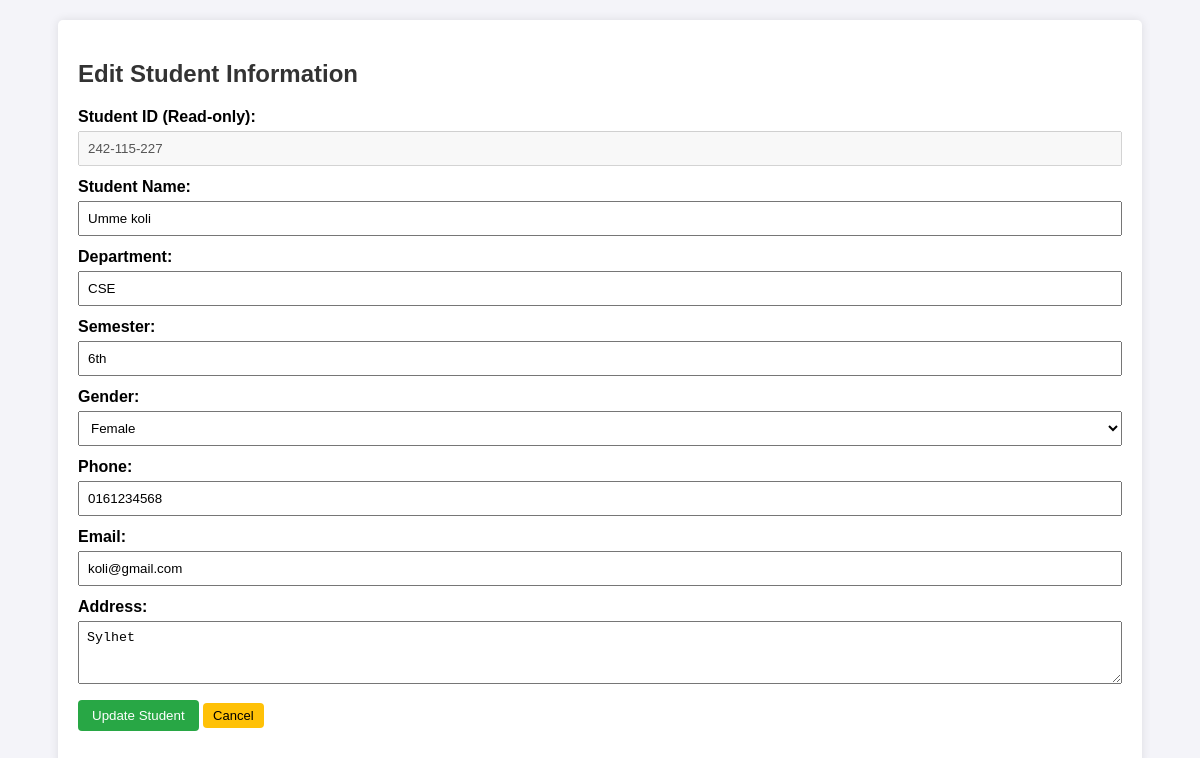
The app's page /edit.php?id=242-115-227 with its own data.
### tables this page shows
CREATE TABLE `students` (
  `id` INT(11) NOT NULL AUTO_INCREMENT,
  `student_id` VARCHAR(50) NOT NULL,
  `student_name` VARCHAR(100) NOT NULL,
  `department` VARCHAR(50) NOT NULL,
  `semester` VARCHAR(20) NOT NULL,
  `gender` VARCHAR(10) NOT NULL,
  `phone` VARCHAR(20) NOT NULL,
  `email` VARCHAR(100) NOT NULL,
  `address` TEXT DEFAULT NULL,
  PRIMARY KEY (`id`),
  UNIQUE KEY `student_id` (`student_id`)
);

### edit.php (the view, shortened to what this page needs)
<?php
require_once 'config.php';
if (isset($_GET['id'])) {
    $student_id = mysqli_real_escape_string($conn, $_GET['id']);
    $query = "SELECT * FROM students WHERE student_id = '$student_id'";
    $result = mysqli_query($conn, $query);
    $student = mysqli_fetch_assoc($result);
}
?>
<!DOCTYPE html>
<html>
<head>
    <link rel="stylesheet" href="css/style.css">
</head>
<body>
<div class="container">
    <h2>Edit Student Information</h2>
    <form method="POST">
        <div class="form-group">
            <label>Student ID (Read-only):</label>
            <input type="text" value="<?php echo $student['student_id']; ?>" disabled>
        </div>
        <div class="form-group">
            <label>Student Name:</label>
            <input type="text" name="student_name" value="<?php echo $student['student_name']; ?>" required>
        </div>
        <div class="form-group">
            <label>Department:</label>
            <input type="text" name="department" value="<?php echo $student['department']; ?>" required>
        </div>
        <div class="form-group">
            <label>Semester:</label>
            <input type="text" name="semester" value="<?php echo $student['semester']; ?>" required>
        </div>
        <div class="form-group">
            <label>Gender:</label>
            <select name="gender" required>
                <option value="Female" <?php if($student['gender'] == 'Female') echo 'selected'; ?>>Female</option>
            </select>
        </div>
        <div class="form-group">
            <label>Phone:</label>
            <input type="text" name="phone" value="<?php echo $student['phone']; ?>" required>
        </div>
        <div class="form-group">
            <label>Email:</label>
            <input type="email" name="email" value="<?php echo $student['email']; ?>" required>
        </div>
        <div class="form-group">
            <label>Address:</label>
            <textarea name="address" rows="3"><?php echo $student['address']; ?></textarea>
        </div>
        <button type="submit" class="btn">Update Student</button>
        <a href="index.php" class="btn btn-warning">Cancel</a>
    </form>
</div>
</body>
</html>

### style.css (style rules this page uses)
body { font-family: Arial, sans-serif; margin: 20px; background-color: #f4f4f9; }
.container { width: 90%; margin: auto; background: #fff; padding: 20px; border-radius: 5px; box-shadow: 0 0 10px rgba(0,0,0,0.1); }
h2 { color: #333; margin-bottom: 20px; }
.btn { background: #28a745; color: white; padding: 8px 14px; border: none; cursor: pointer; text-decoration: none; border-radius: 4px; display: inline-block; margin-bottom: 15px; }
.btn-warning { background: #ffc107; color: #000; padding: 5px 10px; font-size: 13px; }
.form-group { margin-bottom: 12px; }
.form-group label { display: block; margin-bottom: 5px; font-weight: bold; }
.form-group input, .form-group select, .form-group textarea { width: 100%; padding: 8px; box-sizing: border-box; }

### records on screen
students: student "242-115-227", student_name "Umme koli", department "CSE", semester "6th", gender "Female", phone "0161234568", email "koli@gmail.com", address "Sylhet"
